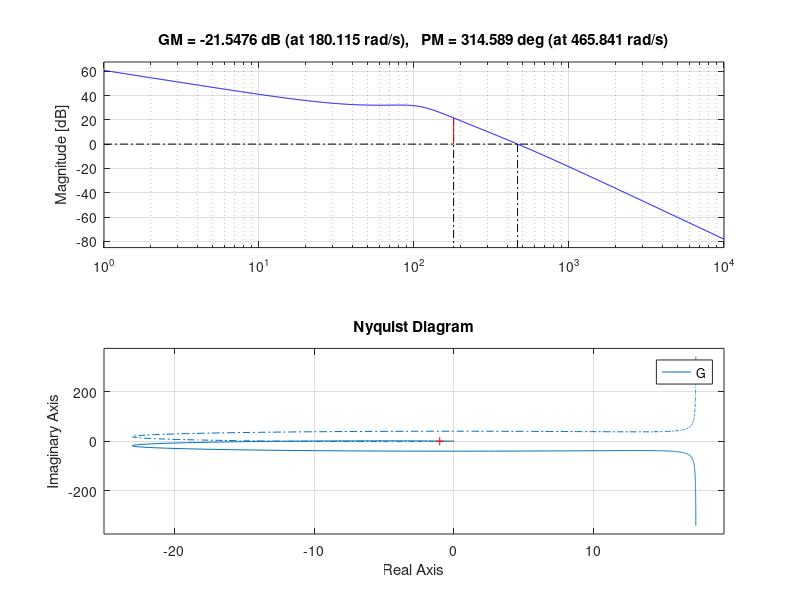

The MATLAB source for this figure: (Note: this script raises an error after producing the figure.)
%% KUS - Projektowanie kaskadowej struktury regulacji napędem prądu stałego
% autor: Przemysław Cencora, Mateusz Pałczyński 
% AGH - EAIiIB - III rok, 
% Data modyfikacji: 24.04.2021

%% Clean
%
clear all; close all; clc

%% 1. Dane:
% Dane silnika dla nr.11:
%
Pn = 27*1e3; % moc znamionowa [W]
Un = 230;   % znamionowe napięcie zasilania uzwojenia twornika [V]
In = 141;   % znamionowy prąd twornika [A]
nn = 725;   % prędkość obrotowa [obr/min]
Rt = 0.239; % Rezystancja twornika [ohm]
Lt = 1.63*1e-3; % Indukcyjność twornika [H]
Js = 0.97;  % moment bezwładności silnika [kgm^2]


% Obliczenia na podsrawie danych silnika:
%
JMR = 10*Js; % moment bezwładności maszyny roboczej [kgm^2]
J = Js %+ JMR; % całkowity moment bezwładności [kgm^2]
T = Lt/Rt; % elektormagnetyczna stała czasowa [s]
wn = nn*2*pi/60; % prędkość kątowa [rad/s]
psien = (Un-In*Rt)/wn; % znamionowy strumień skojarzony rotacyjnie z uzw. twornika [Wb]
B = J*Rt/(psien^2); % elektromechaniczna stała czasowa silnika [s]
Mn = In * psien; % znamionowy moment obciążenia [Nm]

% Dane projektowe:
%
lambdan = 2; % ograniczenie prądowe
p = 50; % dopuszczalna krotność prądu
Y = 10 / (2.5*In); % wsp. wzmocnienia toru sprzężenia zwrotnego od prądu twornika
Kt = 10 / (1.2*wn); % wsp. wzmocnienia toru sprzężenia zwrotnego od prędkości kątowej
Kp = 1.5*Un / 10; % Wzmocnienie regulatora tyrystorowego
% Tc = 0.05*Tp; % krok całkowania



%% Ad1 - Wyznaczyć transmitancje Gwu,Gwm,Giu,Gim i narysować odpowiedzi skokowe prądu twornika I, jego pochodnej i prędkości kątowej omega
% Obliczenie transmitancji (8):

% GwU
LwU = [0 0 1/psien];
MwU = [B*T B 1];
sys = tf(LwU,MwU)

%GwM
LwM = Rt/psien^2 * [0 T 1];
MwM = [B*T B 1];
sys = tf(LwM,MwM)

%GIU
LIU = [0 B/Rt 0];
MIU = [B*T B 1];
sys = tf(LIU,MIU)

%GIM
LIM = [0 0 1/psien];
MIM = [B*T B 1];
sys = tf(LIM,MIM)


%% Ad2 - Wyznaczyć nastawy regulatorów i wykonać dla nich symulacje.
% Regulator prądu PI - kryterium modułowe:
%
tau0 = 3.3*1e-3; % stała czasowa regulatora tyrystorowego [s]
kz = 1/Y; % zastępczy współczynnik wzmocnienia
beta = 2*tau0; % stała czasowa przebiegu prądu twornika [s]

Kri = T*Rt / (2*Kp*Y*tau0); % wzmocnienie regulatora prądu 
Tri = T; % stała czasowa regulatora prądu [s];
uz0 = lambdan*In/kz;


%Regulator prędkości PI - kryterium symetryczne:
%
Krw = J*Y / (4*Kt*tau0*psien); % wzmocnienie regulatora prędkości
Trw = 8*tau0; % stała czasowa regulatora prędkości [s]

% %Regulator prędkości P:
% %
% domega = 0.02*wn;
% Krw = Mn / (psien*kz*Kt*domega); % wzmocnienie regulatora prędkości

%% Ad 3 - Wyznaczyć transmitancje układu otwartego. Wykreślić ploty Nyquista i Bodego i na ich podstawie wyznaczyć zapas modułu i fazy oraz określić dopuszczalne opóźnienie
%
%GP - przekształtnik tyrystorowy
tau0=3.3e-3
Lp=[0 Kp]
Mp=[tau0 1]
Gp=tf(Lp,Mp)
%GRi - regulator prądu
Lgri=Kri*[Tri+1]   
Mgri=[Tri]
GRi=tf(Lgri,Mgri)
%GRw - regulator prędkości typu PI
Tr=4*beta
Kw=J/(2*Kt*kz*beta*psien)
Lgrw=Kw*[Tr 1]
Mgrw=[Tr 0]
GRw=tf(Lgrw, Mgrw)
%Gs 
sigma=sum(T)
Mgs=[sigma 1]
Gs=tf(1,Mgs)

%Gj
Gj=tf(1,[J 0])

%sklejamy transmitancje ze sobą
Gskladowe=(GRi*Gp*Gs*psien*Gj)/(1+GRi*Gp*Gs*psien*Gj*Y)
%i dodaje trzy obok siebie
G1=series(GRw,Gskladowe)
G=series(G1,Kt)

margin(G)
nyquist(G)
opoznienie=allmargin(G)

%% Ad 4 - Dokonać dyskretyzacji regulatorów działania ciągłego i wykonać symulacje dla różnych Tp
%Model DyskretnyUklad.slx
Kr=(J*Y)/(4*Kt*tau0*psien)
Ti=T
%Tp=0.0006 % czas próbkowania
%Tp= 0.0009
Tp=0.000001
K1=Kr
K2=Kr*((Tp/Ti)-1)


%% Ad 5 - Wykorzystując kwantyzatory. Doprowadzić do powstania cyklu granicznego
%W modelu DyskretnyUkladKwant dodałem kwantyzatory
UZak = 10 %zakres pomiarowy
Nkwant= 12 %ilość bitów kwantyztora
qkwant = UZak/(2^(Nkwant)-1) %poziom kwantyzacji


%% Ad 6 - Dokonać symulacji rozruchu napędem z momentem obciążenia. Na rysunku z wynikiem nanieść linią prostą wartość dopuszczalną prądu twornika.
V=(Kp*Y/Rt)*((B*beta)/(sqrt(B*T)-beta))
Mu=Mn
dI=(psien*V*Mu)/(((psien.^2)*V)+(J*Kp*Y)) %Wartośc dopuszczalna prądu twornika według wzoru


%% Ad 7 - Dokonać obciążenia udarowego momentem nominalnym Mn napędu pracującego z prędkością omegan
